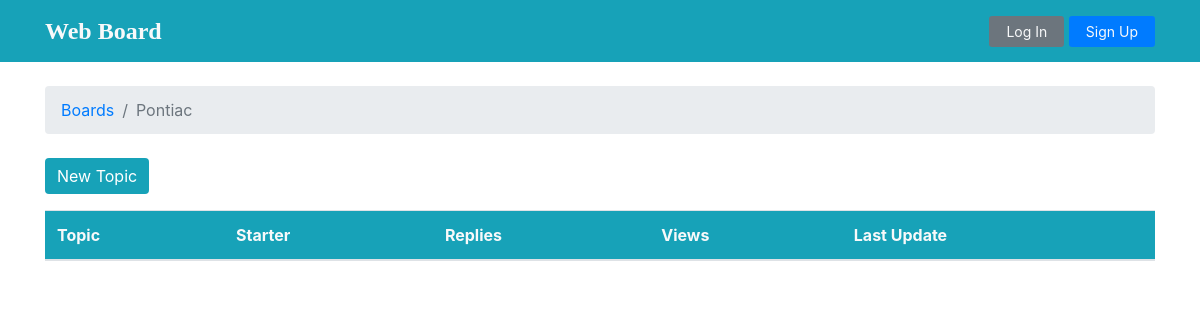
The app's page /Pontiac/, older data.
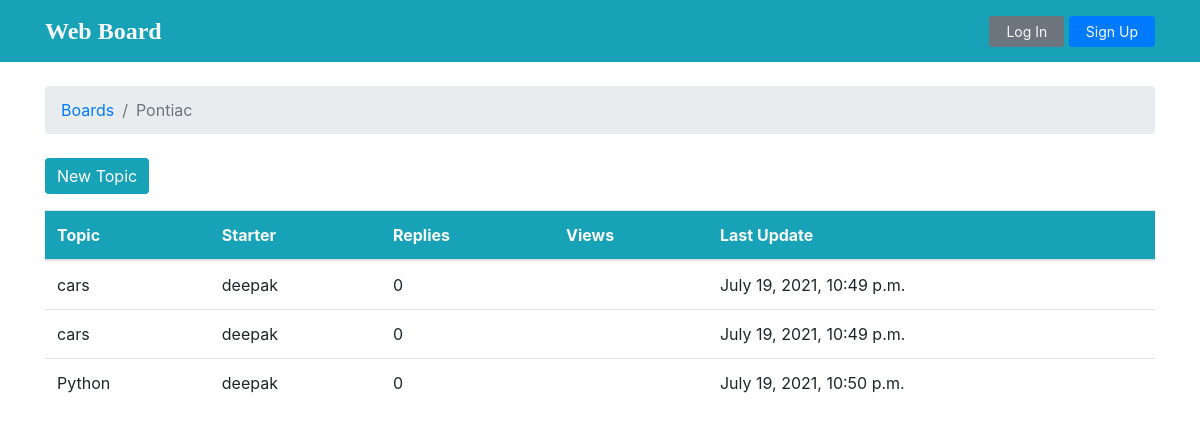
The same page, newer data.
### boards/models.py (models this page shows, shortened)
class Topic(models.Model):
    subject = models.CharField(max_length=99)
    created_at = models.DateTimeField(auto_now_add=True)
    board = models.ForeignKey(Board, on_delete=models.CASCADE, related_name='topics')
    starter = models.ForeignKey(User, on_delete= models.CASCADE, related_name='topics')
    topic_message = models.TextField(max_length=250)

### boards/views.py (the view)
# urls.py: url(r'^(?P<board_name>[\w\-\ ]+)/add/$', views.submit_form, name='add-topic'),
def topic(request, board_name):
    topic_list = Topic.objects.filter(board__name = board_name)
    ctx = {'topics': topic_list}
    return render(request, 'topic.html', ctx)

### boards/templatetags/custom_tags.py (called while the page is built)
def remove_slash(url):
    if 'add' in url:
        return url.replace('/add/','').replace('/','')
    return url.replace('/','')

### templates/topic.html (shortened to what this page needs)
{% extends 'base.html' %}
{% load custom_tags %}
{% block header %}
      {% include 'header.html' %}
{% endblock %}
{% block content %}
<a href="{% url 'boards:add-topic' request.path|remove_slash %}">
  <button type="button" data-bs-toggle="modal" data-bs-target="#staticBackdrop"  class="btn btn-info mb-3 border-0">New Topic</button>
</a>
  <table class="table">
    <thead class="thead-inverse bg-info text-light">
      <tr>
        <th>Topic</th>
        <th>Starter</th>
        <th>Replies</th>
        <th>Views</th>
        <th>Last Update</th>
      </tr>
    </thead>
    <tbody>
      {% for topic in topics %}
      <tr>
        <td>
            {{ topic.subject }}
        </td>
        <td class="align-middle">{{ topic.starter.username }}</td>
        <td class="align-middle">0</td>
        <td></td>
        <td>{{ topic.created_at}}</td>
      </tr>
      {% endfor %}
    </tbody>
  </table>
{% endblock %}

Row changes from the older to the newer data that the page shows:
added Topic: subject "cars", starter.username "deepak", created_at "July 19, 2021, 10:49 p.m."
added Topic: subject "cars", starter.username "deepak", created_at "July 19, 2021, 10:49 p.m."
added Topic: subject "Python", starter.username "deepak", created_at "July 19, 2021, 10:50 p.m."
